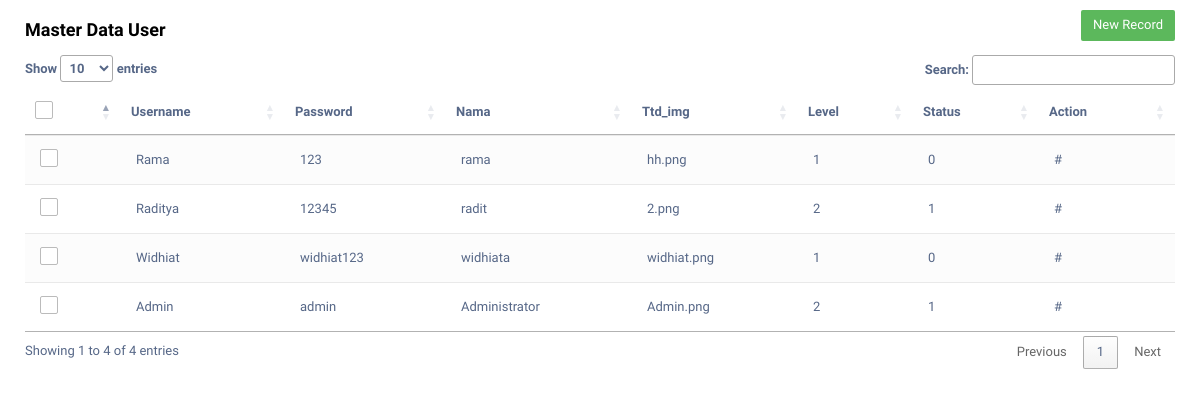
Screenshot of /dashboard/masterdata_user.php with the database file from the repository.
### tables this page shows
CREATE TABLE `user` (
  `id_user` int(10) NOT NULL,
  `username` varchar(30) NOT NULL,
  `password` varchar(35) NOT NULL,
  `nama` varchar(50) NOT NULL,
  `ttd_img` varchar(100) NOT NULL,
  `level` tinyint(3) NOT NULL,
  `status` int(5) NOT NULL
);

### dashboard/masterdata_user.php (the view, shortened to what this page needs)
<!DOCTYPE html>
<html lang="en">
<head>
	<link rel="stylesheet" href="https://maxcdn.bootstrapcdn.com/font-awesome/4.7.0/css/font-awesome.min.css">
	<link rel="stylesheet" href="https://maxcdn.bootstrapcdn.com/bootstrap/3.3.7/css/bootstrap.min.css">
	<link rel="stylesheet" type="text/css" media="screen" href="https://cdn.datatables.net/1.10.19/css/jquery.dataTables.min.css">
</head>
<body>
	<?php
	include "koneksi.php";
	$controladd = $_GET['controladd'];
	?>
	<form method="post" action="">
		<div class="table-wrapper">
			<div class="table-title">
				<div class="row">
					<div class="col-sm-6">
						<h4><b>Master Data User</b></h4>
					</div>
					<div class="col-sm-6">
						<a href="#addEmployeeModal" class="btn btn-success" data-toggle="modal">New Record</a>
					</div>
				</div>
			</div>
			<table id="tabel-data" class="table table-striped table-hover">
				<thead>
					<tr>
						<th>
							<span class="custom-checkbox">
								<label for="selectAll"></label>
							</span>
						</th>
						<th>Username</th>
						<th>Password</th>
						<th>Nama</th>
						<th>Ttd_img</th>
						<th>Level</th>
                        <th>Status</th>
                        <th>Action</th>
					</tr>
				</thead>
				<tbody>
                <?php
					$ksql = "SELECT * FROM user ORDER BY id_user DESC";
					$khasil = mysqli_query($conn, $ksql);
					while ($krow = mysqli_fetch_array($khasil)) {
					?>
						<tr>
							<td>
								<span class="custom-checkbox">
									<label for="checkbox5"></label>
								</span>
							</td>
							<td><?php echo $krow['username']; ?></td>
							<td><?php echo $krow['password']; ?></td>
							<td><?php echo $krow['nama']; ?></td>
							<td><?php echo $krow['ttd_img']; ?></td>
                            <td><?php echo $krow['level']; ?></td>
                            <td><?php echo $krow['status']; ?></td>
							<td>
								<?php
								if ($controladd == "1") {
								?>
									<a href="#editEmployeeModal<?php echo $krow['id_user']; ?>" class="edit" data-toggle="modal"><i class="material-icons" data-toggle="tooltip" title="Edit">&#xE254;</i></a>
									<a href="#deleteEmployeeModal<?php echo $krow['id_user']; ?>" class="delete" data-toggle="modal"><i class="material-icons" data-toggle="tooltip" title="Delete">&#xE872;</i></a>
								<?php
								} else {
									echo "#";
								}
								?>
							</td>
						</tr>
					<?php
                    }
					?>
				</tbody>
			</table>
		</div>
	</form>
</body>
</html>

### dashboard/masterdata_user.php (style rules this page uses)
body { color: #566787; background: #fff; font-family: 'Varela Round', sans-serif; font-size: 13px; }
.table-wrapper { background: #fff; padding: 10px 25px; }
.table-title { padding-bottom: 5px; background: #fff; color: #000; }
.table-title .btn { color: #fff; float: right; font-size: 13px; border: none; min-width: 50px; border-radius: 2px; border: none; outline: none !important; margin-left: 10px; }
table.table tr th, table.table tr td { border-color: #e9e9e9; padding: 12px 15px; vertical-align: middle; }
table.table tr th:first-child { width: 60px; }
table.table tr th:last-child { width: 100px; }
table.table-striped tbody tr:nth-of-type(odd) { background-color: #fcfcfc; }
.custom-checkbox { position: relative; }
.custom-checkbox label:before { width: 18px; height: 18px; }
.custom-checkbox label:before { content: ''; margin-right: 10px; display: inline-block; vertical-align: text-top; background: white; border: 1px solid #bbb; border-radius: 2px; box-sizing: border-box; z-index: 2; }

### rows the page displays
user: username "Rama", password "123", nama "rama", ttd_img "hh.png", level "1", status "0"
user: username "Raditya", password "12345", nama "radit", ttd_img "2.png", level "2", status "1"
user: username "Widhiat", password "widhiat123", nama "widhiata", ttd_img "widhiat.png", level "1", status "0"
user: username "Admin", password "admin", nama "Administrator", ttd_img "Admin.png", level "2", status "1"
